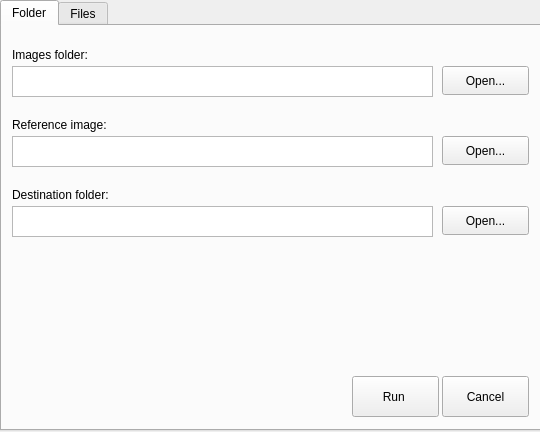
<?xml version="1.0" encoding="UTF-8"?>
<ui version="4.0">
 <class>Form</class>
 <widget class="QWidget" name="Form">
  <property name="geometry">
   <rect>
    <x>0</x>
    <y>0</y>
    <width>540</width>
    <height>432</height>
   </rect>
  </property>
  <property name="windowTitle">
   <string>Form</string>
  </property>
  <widget class="QTabWidget" name="tabWidget">
   <property name="geometry">
    <rect>
     <x>0</x>
     <y>0</y>
     <width>541</width>
     <height>431</height>
    </rect>
   </property>
   <property name="currentIndex">
    <number>0</number>
   </property>
   <widget class="QWidget" name="tabFolder">
    <attribute name="title">
     <string>Folder</string>
    </attribute>
    <widget class="QLabel" name="label">
     <property name="geometry">
      <rect>
       <x>10</x>
       <y>20</y>
       <width>101</width>
       <height>17</height>
      </rect>
     </property>
     <property name="text">
      <string>Images folder:</string>
     </property>
    </widget>
    <widget class="QPlainTextEdit" name="txtImagesFolder">
     <property name="geometry">
      <rect>
       <x>10</x>
       <y>40</y>
       <width>421</width>
       <height>31</height>
      </rect>
     </property>
    </widget>
    <widget class="QPushButton" name="btnOpenImagesFolder">
     <property name="geometry">
      <rect>
       <x>440</x>
       <y>40</y>
       <width>87</width>
       <height>29</height>
      </rect>
     </property>
     <property name="text">
      <string>Open...</string>
     </property>
    </widget>
    <widget class="QLabel" name="label_2">
     <property name="geometry">
      <rect>
       <x>10</x>
       <y>160</y>
       <width>111</width>
       <height>17</height>
      </rect>
     </property>
     <property name="text">
      <string>Destination folder:</string>
     </property>
    </widget>
    <widget class="QPlainTextEdit" name="txtDestFolder1">
     <property name="geometry">
      <rect>
       <x>10</x>
       <y>180</y>
       <width>421</width>
       <height>31</height>
      </rect>
     </property>
    </widget>
    <widget class="QPushButton" name="btnOpenDestFolder1">
     <property name="geometry">
      <rect>
       <x>440</x>
       <y>180</y>
       <width>87</width>
       <height>29</height>
      </rect>
     </property>
     <property name="text">
      <string>Open...</string>
     </property>
    </widget>
    <widget class="QPushButton" name="btnRun1">
     <property name="geometry">
      <rect>
       <x>350</x>
       <y>350</y>
       <width>87</width>
       <height>41</height>
      </rect>
     </property>
     <property name="text">
      <string>Run </string>
     </property>
    </widget>
    <widget class="QPushButton" name="btnCancel1">
     <property name="geometry">
      <rect>
       <x>440</x>
       <y>350</y>
       <width>87</width>
       <height>41</height>
      </rect>
     </property>
     <property name="text">
      <string>Cancel</string>
     </property>
    </widget>
    <widget class="QPushButton" name="btnOpenRefImage1">
     <property name="geometry">
      <rect>
       <x>440</x>
       <y>110</y>
       <width>87</width>
       <height>29</height>
      </rect>
     </property>
     <property name="text">
      <string>Open...</string>
     </property>
    </widget>
    <widget class="QLabel" name="label_5">
     <property name="geometry">
      <rect>
       <x>10</x>
       <y>90</y>
       <width>101</width>
       <height>17</height>
      </rect>
     </property>
     <property name="text">
      <string>Reference image:</string>
     </property>
    </widget>
    <widget class="QPlainTextEdit" name="txtRefImage1">
     <property name="geometry">
      <rect>
       <x>10</x>
       <y>110</y>
       <width>421</width>
       <height>31</height>
      </rect>
     </property>
    </widget>
   </widget>
   <widget class="QWidget" name="tabFiles">
    <attribute name="title">
     <string>Files</string>
    </attribute>
    <widget class="QLabel" name="label_3">
     <property name="geometry">
      <rect>
       <x>10</x>
       <y>20</y>
       <width>131</width>
       <height>17</height>
      </rect>
     </property>
     <property name="text">
      <string>Images to segment:</string>
     </property>
    </widget>
    <widget class="QPushButton" name="btnSelectImages">
     <property name="geometry">
      <rect>
       <x>440</x>
       <y>100</y>
       <width>87</width>
       <height>29</height>
      </rect>
     </property>
     <property name="text">
      <string>Open...</string>
     </property>
    </widget>
    <widget class="QPushButton" name="btnCleanImagesList">
     <property name="geometry">
      <rect>
       <x>440</x>
       <y>140</y>
       <width>87</width>
       <height>29</height>
      </rect>
     </property>
     <property name="text">
      <string>Clean</string>
     </property>
    </widget>
    <widget class="QLabel" name="label_4">
     <property name="geometry">
      <rect>
       <x>10</x>
       <y>260</y>
       <width>131</width>
       <height>17</height>
      </rect>
     </property>
     <property name="text">
      <string>Destination folder:</string>
     </property>
    </widget>
    <widget class="QPlainTextEdit" name="txtDestFolder2">
     <property name="geometry">
      <rect>
       <x>10</x>
       <y>280</y>
       <width>421</width>
       <height>31</height>
      </rect>
     </property>
    </widget>
    <widget class="QPushButton" name="btnDestFolder2">
     <property name="geometry">
      <rect>
       <x>440</x>
       <y>280</y>
       <width>87</width>
       <height>29</height>
      </rect>
     </property>
     <property name="text">
      <string>Open...</string>
     </property>
    </widget>
    <widget class="QPushButton" name="btnRun2">
     <property name="geometry">
      <rect>
       <x>350</x>
       <y>350</y>
       <width>87</width>
       <height>41</height>
      </rect>
     </property>
     <property name="text">
      <string>Run </string>
     </property>
    </widget>
    <widget class="QPushButton" name="btnCancel2">
     <property name="geometry">
      <rect>
       <x>440</x>
       <y>350</y>
       <width>87</width>
       <height>41</height>
      </rect>
     </property>
     <property name="text">
      <string>Cancel</string>
     </property>
    </widget>
    <widget class="QListWidget" name="listImages">
     <property name="geometry">
      <rect>
       <x>10</x>
       <y>40</y>
       <width>421</width>
       <height>131</height>
      </rect>
     </property>
    </widget>
    <widget class="QLabel" name="label_6">
     <property name="geometry">
      <rect>
       <x>10</x>
       <y>190</y>
       <width>131</width>
       <height>17</height>
      </rect>
     </property>
     <property name="text">
      <string>Reference image:</string>
     </property>
    </widget>
    <widget class="QPushButton" name="btnOpenRefImage2">
     <property name="geometry">
      <rect>
       <x>440</x>
       <y>210</y>
       <width>87</width>
       <height>29</height>
      </rect>
     </property>
     <property name="text">
      <string>Open...</string>
     </property>
    </widget>
    <widget class="QPlainTextEdit" name="txtRefImage2">
     <property name="geometry">
      <rect>
       <x>10</x>
       <y>210</y>
       <width>421</width>
       <height>31</height>
      </rect>
     </property>
    </widget>
   </widget>
  </widget>
 </widget>
 <resources/>
 <connections/>
</ui>
